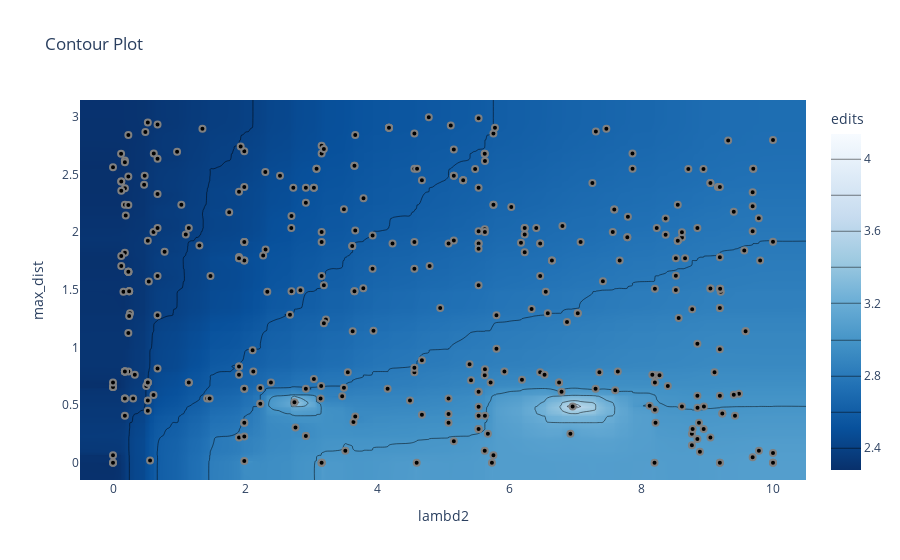

Notebook code for this chart:
### Code cell
optuna.visualization.plot_contour(study, params=["lambd2", "max_dist"], target=lambda t: t.values[1], target_name="edits")

### Figure 1 — Plotly figure (JSON) as saved in the notebook; plotly's stock layout.template omitted (floating-point values rounded to 4 significant figures; data arrays with more than 128 entries replaced by an {"elided": "..."} marker saying what was removed)
{"data": [{"colorbar": {"title": {"text": "edits"}}, "colorscale": [[0, "rgb(247,251,255)"], [0.125, "rgb(222,235,247)"], [0.25, "rgb(198,219,239)"], [0.375, "rgb(158,202,225)"], [0.5, "rgb(107,174,214)"], [0.625, "rgb(66,146,198)"], [0.75, "rgb(33,113,181)"], [0.875, "rgb(8,81,156)"], [1, "rgb(8,48,107)"]], "connectgaps": true, "contours": {"coloring": "heatmap"}, "hoverinfo": "none", "line": {"smoothing": 1.3}, "reversescale": true, "type": "contour", "x": {"elided": "187 float values"}, "y": {"elided": "198 float values"}, "z": {"elided": "198x187 float values"}}, {"marker": {"color": "black", "line": {"color": "Grey", "width": 2}}, "mode": "markers", "showlegend": false, "type": "scatter", "x": {"elided": "365 float values"}, "y": {"elided": "365 float values"}}], "layout": {"title": {"text": "Contour Plot"}, "xaxis": {"range": [-0.5, 10.5], "title": {"text": "lambd2"}}, "yaxis": {"range": [-0.1498, 3.146], "title": {"text": "max_dist"}}}}
